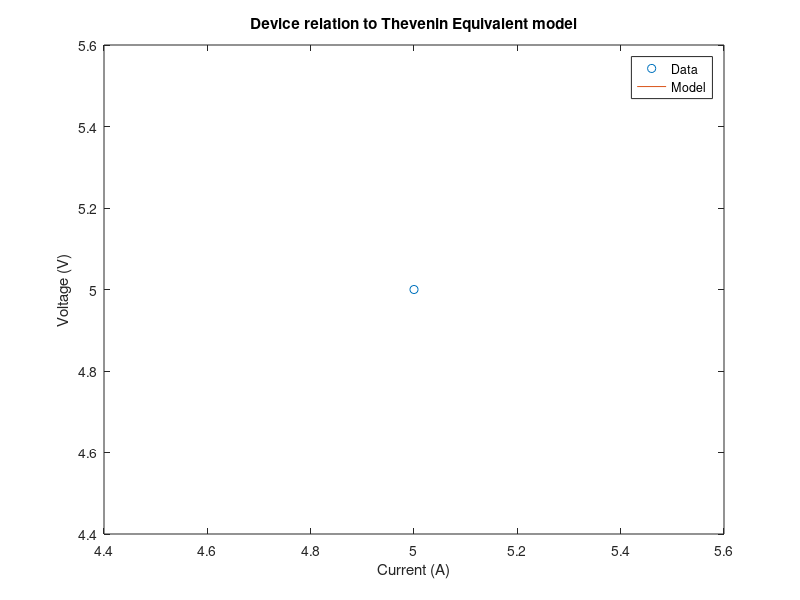

This chart was generated by the following MATLAB code: (Note: this script raises an error after producing the figure.)
% Thevenin_equivalent.m

% To characterize a device which is thought to behave like 
% a Thévenin equivalent source, an experiment is conducted 
% in which various load resistors are connected to the device 
% and the voltage and current at the device output are measured. 
% Perform a curve fit to the data in order to determine Vth and 
% Rth of the Thévenin equivalent source model, and plot the 
% actual data (as points) and the Thévenin equivalent source 
% model (as a line), with current on the horizontal axis. 
% Add a legend to the plot to identify which is the data and 
% which is the model. Annotate the plot (see the "annotation" 
% command) with the Thévenin equivalent source model parameters. 

% Tate Finley, 10-13-22,
% Rev. 10-13-22

% get Device loads
vload = input('Enter device voltage load:  ');
iload = input('Enter device current load:  ');

% produce a linear fit based on loads
curveFit = polyfit(iload,vload,1);

% evaluate curve fit
vFit = polyval(curveFit,iload);

% plot function and add legend, axis labels, title and annotation
plot(iload,vload,'o','DisplayName','Data');
hold on;
plot(iload,vFit,'-','DisplayName','Model');
hold off;
legend('show');
xlabel('Current (A)');
ylabel('Voltage (V)');
title('Device relation to Thevenin Equivalent model');
annotation('textbox','String','Slope = Rth, Yint. = Vth','FitBoxToText','on');
